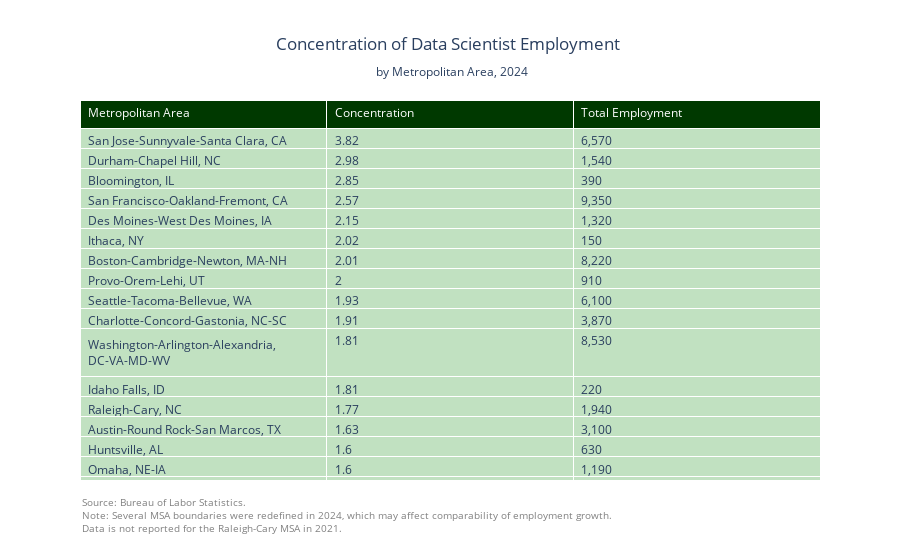

Source (notebook cell):
### Code cell
formatted_employment = [f"{x:,.0f}" for x in fig_LQ_df["TOT_EMP"]]

LQ_table = go.Figure(data=[go.Table(
    header=dict(values=['Metropolitan Area', 'Concentration', 'Total Employment'],
                fill_color='#003900',
                align='left',
                font_color='white'),
    cells=dict(values=[
        fig_LQ_df["NAME"],
        fig_LQ_df["Concentration"],
        formatted_employment
    ],
    fill_color='#C1E1C1',
    align='left'))
])

LQ_table.update_layout(
    title="Concentration of Data Scientist Employment <br><sub> by Metropolitan Area, 2024",
    title_x=0.5,
    annotations=[
        dict(
            text="Source: Bureau of Labor Statistics - OEWS. <br>"
            "Note: Several MSA boundaries were redefined in 2024, "\
            "which may affect comparability of employment growth.<br>"
            "Data is not reported for the Raleigh-Cary MSA in 2021.",
            xref="paper", yref="paper",
            x=0, y=-0.15,
            showarrow=False,
            align="left",  # <-- aligns text to the left
            font=dict(size=10, color="gray")
        )
    ]
)

### Figure 1 — Plotly figure (JSON) as saved in the notebook; plotly's stock layout.template omitted (floating-point values rounded to 4 significant figures; data arrays with more than 128 entries replaced by an {"elided": "..."} marker saying what was removed)
{"data": [{"cells": {"align": "left", "fill": {"color": "#C1E1C1"}, "values": {"elided": "3x263 mixed values"}}, "header": {"align": "left", "fill": {"color": "#003900"}, "font": {"color": "white"}, "values": ["Metropolitan Area", "Concentration", "Total Employment"]}, "type": "table"}], "layout": {"annotations": [{"align": "left", "font": {"color": "gray", "size": 10}, "showarrow": false, "text": "Source: Bureau of Labor Statistics. <br>Note: Several MSA boundaries were redefined in 2024, which may affect comparability of employment growth.<br>Data is not reported for the Raleigh-Cary MSA in 2021.", "x": 0, "xref": "paper", "y": -0.15, "yref": "paper"}], "title": {"text": "Concentration of Data Scientist Employment <br><sub> by Metropolitan Area, 2024", "x": 0.5}}}
